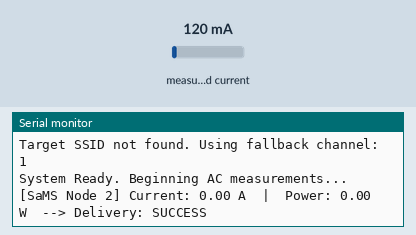
The sketch below on a simulated ESP32. Shown: the last lines printed to the serial monitor. Inputs (shaded band) come from the test bench; at power-on: measured current 120 mA (analog values on the 0–4095 scale). A WiFi scan finds three made-up networks.

Above: at 4.7 s.
4.8 s: measured current set to 500 mA
At 6.3 s:
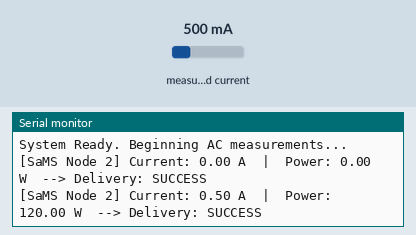
7.7 s: measured current set to 1000 mA
At 8.4 s:
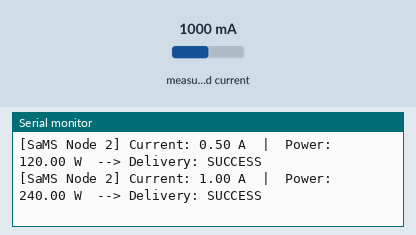
Timing chart, 0 to 10.7 s (numbered marks = the images above; inputs shaded):
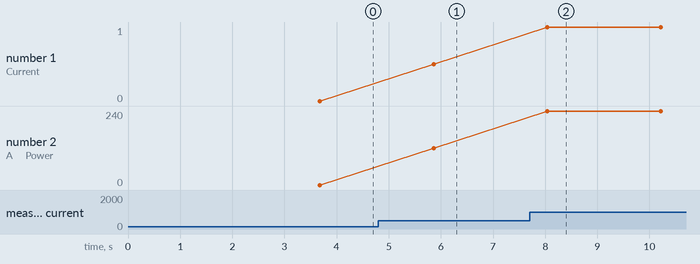

Measured:
- after the input at 4.8 s, the serial monitor: prints a new line after 1.1 s (image 1)
- after the input at 7.7 s, the serial monitor: prints a new line after 0.34 s (image 2)
- plotted number 1: 0 → 0.5 after the input at 4.8 s, 0.5 → 1 after the input at 7.7 s
- plotted number 2: 0 → 120 after the input at 4.8 s, 120 → 240 after the input at 7.7 s

The sketch:

sender.ino
```cpp
// Smart Air Conditioner Monitoring System (SaMS) - ESP-NOW Submodule Node
// Final Hardware-Verified & Network-Integrated Version

#include <Arduino.h>
#include <esp_now.h>
#include <WiFi.h>
#include <esp_wifi.h>
#include "EmonLib.h"

// =========================
// Sensor & Hardware Config
// =========================
#define ADC_INPUT 34
#define HOME_VOLTAGE 240.0
double calibration = 49.0; // Custom hardware-verified calibration

// =========================
// Network & Submodule Config
// =========================
#define MODULE_ID 2
#define ROUTER_SSID "Hhhh"
#define FALLBACK_ESPNOW_CHANNEL 1

// REPLACE WITH YOUR MAIN MODULE / RECEIVER ESP32 MAC ADDRESS
uint8_t receiverAddress[] = {0x70, 0x4B, 0xCA, 0x92, 0x01, 0xC0};
uint8_t espnowChannel = FALLBACK_ESPNOW_CHANNEL;

EnergyMonitor emon1;

// Structure to hold the sensor data being sent
// Must match the receiver structure exactly
typedef struct struct_message {
  uint8_t module_id;
  float current_A;
  float power_W;
} struct_message;

struct_message myData;
esp_now_peer_info_t peerInfo;

// =========================
// ESP-NOW Send Callback
// =========================
void OnDataSent(const wifi_tx_info_t *tx_info, esp_now_send_status_t status) {
  Serial.print("  --> Delivery: ");
  Serial.println(status == ESP_NOW_SEND_SUCCESS ? "SUCCESS" : "FAILED");
}

// =========================
// Find Router WiFi Channel
// =========================
uint8_t findRouterChannel(const char* targetSSID) {
  Serial.println("\nScanning WiFi networks for router channel...");
  int networkCount = WiFi.scanNetworks();

  if (networkCount <= 0) {
    Serial.println("No WiFi networks found.");
    return FALLBACK_ESPNOW_CHANNEL;
  }

  int bestRSSI = -999;
  uint8_t bestChannel = FALLBACK_ESPNOW_CHANNEL;
  bool foundTargetSSID = false;

  for (int i = 0; i < networkCount; i++) {
    if (WiFi.SSID(i) == targetSSID && WiFi.RSSI(i) > bestRSSI) {
      bestRSSI = WiFi.RSSI(i);
      bestChannel = WiFi.channel(i);
      foundTargetSSID = true;
    }
  }

  WiFi.scanDelete();

  if (foundTargetSSID) {
    Serial.printf("Target SSID found! Selected channel: %d\n", bestChannel);
    return bestChannel;
  } else {
    Serial.printf("Target SSID not found. Using fallback channel: %d\n", FALLBACK_ESPNOW_CHANNEL);
    return FALLBACK_ESPNOW_CHANNEL;
  }
}

// =========================
// Setup
// =========================
void setup() {
  Serial.begin(115200);
  delay(1000);

  Serial.println("\n--- SaMS ESP32 Booting Up (ESP-NOW Sender) ---");
  Serial.printf("Module ID: %d\n", MODULE_ID);

  // Set ESP32 as WiFi Station for ESP-NOW
  WiFi.mode(WIFI_STA);
  WiFi.disconnect();
  delay(500);

  // Automatically find and set the ESP-NOW channel
  espnowChannel = findRouterChannel(ROUTER_SSID);
  esp_wifi_set_channel(espnowChannel, WIFI_SECOND_CHAN_NONE);

  // ----------------------------------------------------
  // MODERN ESP32 ADC CONFIGURATION (Hardware-Verified)
  // ----------------------------------------------------
  analogReadResolution(10);
  analogSetPinAttenuation(ADC_INPUT, ADC_11db);

  // Initialize EmonLib
  emon1.current(ADC_INPUT, calibration);

  // Initialize ESP-NOW
  if (esp_now_init() != ESP_OK) {
    Serial.println("Error initializing ESP-NOW");
    return;
  }

  // Register send callback
  esp_now_register_send_cb(OnDataSent);

  // Register the Receiver/Main Module as a peer
  memset(&peerInfo, 0, sizeof(peerInfo));
  memcpy(peerInfo.peer_addr, receiverAddress, 6);
  peerInfo.channel = espnowChannel;
  peerInfo.encrypt = false;
  peerInfo.ifidx = WIFI_IF_STA;

  if (esp_now_add_peer(&peerInfo) != ESP_OK) {
    Serial.println("Failed to add peer");
    return;
  }

  Serial.println("System Ready. Beginning AC measurements...\n");
}

// =========================
// Main Loop
// =========================
void loop() {
  // Sample the AC wave 1480 times to calculate RMS current
  double amps = emon1.calcIrms(1480);

  // ----------------------------------------------------
  // THE SAMS NOISE GATE
  // ----------------------------------------------------
  if (amps < 0.40) {
    amps = 0.00;
  }

  // Calculate Apparent Power
  double watt = amps * HOME_VOLTAGE;

  // Pack the data into the ESP-NOW payload structure
  myData.module_id = MODULE_ID;
  myData.current_A = amps;
  myData.power_W = watt;

  // Print formatted output to the Serial Monitor
  Serial.print("[SaMS Node ");
  Serial.print(MODULE_ID);
  Serial.print("] Current: ");
  Serial.print(amps, 2);
  Serial.print(" A  |  Power: ");
  Serial.print(watt, 2);
  Serial.print(" W");

  // Send the data via ESP-NOW
  esp_now_send(receiverAddress, (uint8_t *) &myData, sizeof(myData));

  // Wait 2 seconds before taking the next reading
  delay(2000);
}
```
